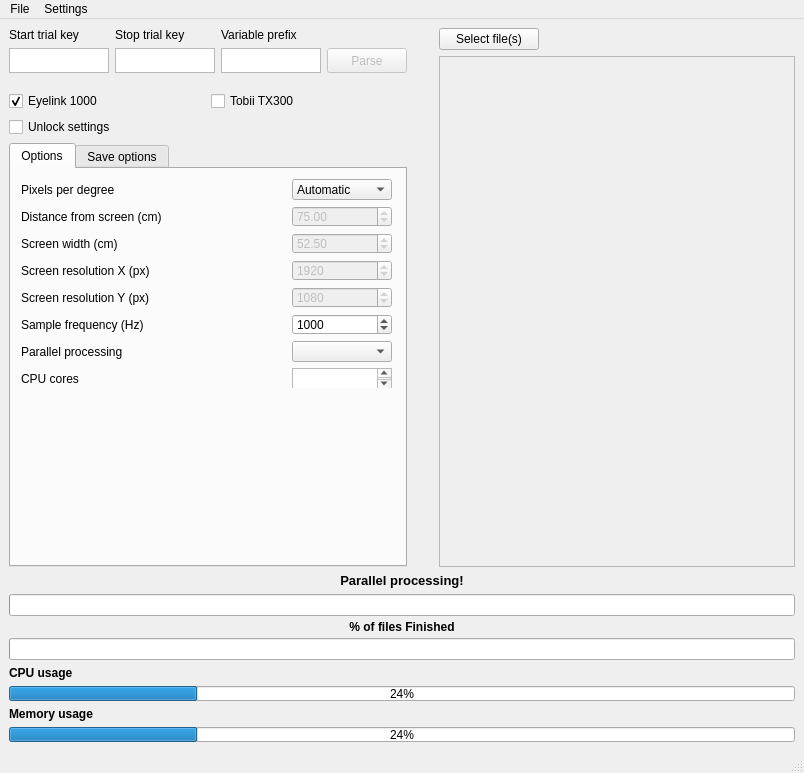
<?xml version="1.0" encoding="UTF-8"?>
<ui version="4.0">
 <class>eyeTrackerSelection</class>
 <widget class="QMainWindow" name="eyeTrackerSelection">
  <property name="geometry">
   <rect>
    <x>0</x>
    <y>0</y>
    <width>804</width>
    <height>773</height>
   </rect>
  </property>
  <property name="sizePolicy">
   <sizepolicy hsizetype="Preferred" vsizetype="Preferred">
    <horstretch>0</horstretch>
    <verstretch>0</verstretch>
   </sizepolicy>
  </property>
  <property name="windowTitle">
   <string>Eyetracker data parser</string>
  </property>
  <property name="autoFillBackground">
   <bool>false</bool>
  </property>
  <widget class="QWidget" name="centralwidget">
   <layout class="QGridLayout" name="gridLayout_4">
    <item row="3" column="0">
     <layout class="QGridLayout" name="eyeTrackerSelection_2">
      <property name="sizeConstraint">
       <enum>QLayout::SetDefaultConstraint</enum>
      </property>
      <item row="0" column="0">
       <widget class="QCheckBox" name="EyelinkBox">
        <property name="text">
         <string>Eyelink 1000</string>
        </property>
        <property name="checked">
         <bool>true</bool>
        </property>
       </widget>
      </item>
      <item row="0" column="1">
       <widget class="QCheckBox" name="TobiiBox">
        <property name="text">
         <string>Tobii TX300</string>
        </property>
       </widget>
      </item>
     </layout>
    </item>
    <item row="0" column="2" rowspan="6">
     <layout class="QGridLayout" name="gridLayout_2">
      <property name="sizeConstraint">
       <enum>QLayout::SetNoConstraint</enum>
      </property>
      <item row="1" column="0">
       <widget class="QTextEdit" name="textbox">
        <property name="enabled">
         <bool>false</bool>
        </property>
       </widget>
      </item>
      <item row="0" column="0">
       <widget class="QPushButton" name="filebtn">
        <property name="sizePolicy">
         <sizepolicy hsizetype="Maximum" vsizetype="Maximum">
          <horstretch>0</horstretch>
          <verstretch>0</verstretch>
         </sizepolicy>
        </property>
        <property name="maximumSize">
         <size>
          <width>100</width>
          <height>25</height>
         </size>
        </property>
        <property name="text">
         <string>Select file(s)</string>
        </property>
       </widget>
      </item>
     </layout>
    </item>
    <item row="0" column="0">
     <layout class="QGridLayout" name="gridLayout">
      <property name="sizeConstraint">
       <enum>QLayout::SetNoConstraint</enum>
      </property>
      <property name="leftMargin">
       <number>0</number>
      </property>
      <property name="horizontalSpacing">
       <number>6</number>
      </property>
      <item row="0" column="2">
       <widget class="QLabel" name="varKeyL">
        <property name="sizePolicy">
         <sizepolicy hsizetype="Maximum" vsizetype="Maximum">
          <horstretch>0</horstretch>
          <verstretch>0</verstretch>
         </sizepolicy>
        </property>
        <property name="maximumSize">
         <size>
          <width>100</width>
          <height>25</height>
         </size>
        </property>
        <property name="text">
         <string>Variable prefix</string>
        </property>
       </widget>
      </item>
      <item row="1" column="2">
       <widget class="QTextEdit" name="varKey">
        <property name="sizePolicy">
         <sizepolicy hsizetype="Maximum" vsizetype="Maximum">
          <horstretch>0</horstretch>
          <verstretch>0</verstretch>
         </sizepolicy>
        </property>
        <property name="maximumSize">
         <size>
          <width>100</width>
          <height>25</height>
         </size>
        </property>
       </widget>
      </item>
      <item row="1" column="3">
       <widget class="QPushButton" name="Parsebtn">
        <property name="enabled">
         <bool>false</bool>
        </property>
        <property name="sizePolicy">
         <sizepolicy hsizetype="Maximum" vsizetype="Maximum">
          <horstretch>0</horstretch>
          <verstretch>0</verstretch>
         </sizepolicy>
        </property>
        <property name="maximumSize">
         <size>
          <width>100</width>
          <height>25</height>
         </size>
        </property>
        <property name="text">
         <string>Parse</string>
        </property>
       </widget>
      </item>
      <item row="0" column="0">
       <widget class="QLabel" name="startKeyL">
        <property name="sizePolicy">
         <sizepolicy hsizetype="Maximum" vsizetype="Maximum">
          <horstretch>0</horstretch>
          <verstretch>0</verstretch>
         </sizepolicy>
        </property>
        <property name="maximumSize">
         <size>
          <width>100</width>
          <height>25</height>
         </size>
        </property>
        <property name="text">
         <string>Start trial key</string>
        </property>
       </widget>
      </item>
      <item row="1" column="0">
       <widget class="QTextEdit" name="startKey">
        <property name="sizePolicy">
         <sizepolicy hsizetype="Maximum" vsizetype="Maximum">
          <horstretch>0</horstretch>
          <verstretch>0</verstretch>
         </sizepolicy>
        </property>
        <property name="maximumSize">
         <size>
          <width>100</width>
          <height>25</height>
         </size>
        </property>
       </widget>
      </item>
      <item row="1" column="1">
       <widget class="QTextEdit" name="stopKey">
        <property name="sizePolicy">
         <sizepolicy hsizetype="Maximum" vsizetype="Maximum">
          <horstretch>0</horstretch>
          <verstretch>0</verstretch>
         </sizepolicy>
        </property>
        <property name="maximumSize">
         <size>
          <width>100</width>
          <height>25</height>
         </size>
        </property>
       </widget>
      </item>
      <item row="0" column="1">
       <widget class="QLabel" name="stopKeyL">
        <property name="sizePolicy">
         <sizepolicy hsizetype="Maximum" vsizetype="Maximum">
          <horstretch>0</horstretch>
          <verstretch>0</verstretch>
         </sizepolicy>
        </property>
        <property name="maximumSize">
         <size>
          <width>100</width>
          <height>25</height>
         </size>
        </property>
        <property name="text">
         <string>Stop trial key</string>
        </property>
       </widget>
      </item>
     </layout>
    </item>
    <item row="4" column="0">
     <widget class="QCheckBox" name="toggleSettings">
      <property name="text">
       <string>Unlock settings</string>
      </property>
     </widget>
    </item>
    <item row="6" column="0" colspan="3">
     <layout class="QVBoxLayout" name="verticalLayout_2">
      <property name="sizeConstraint">
       <enum>QLayout::SetNoConstraint</enum>
      </property>
      <item>
       <widget class="QLabel" name="statusL">
        <property name="enabled">
         <bool>true</bool>
        </property>
        <property name="font">
         <font>
          <pointsize>10</pointsize>
          <weight>75</weight>
          <bold>true</bold>
         </font>
        </property>
        <property name="inputMethodHints">
         <set>Qt::ImhNone</set>
        </property>
        <property name="text">
         <string>Parallel processing!</string>
        </property>
        <property name="alignment">
         <set>Qt::AlignCenter</set>
        </property>
       </widget>
      </item>
      <item>
       <widget class="QProgressBar" name="bussyBar">
        <property name="maximum">
         <number>1</number>
        </property>
        <property name="value">
         <number>-1</number>
        </property>
       </widget>
      </item>
      <item>
       <widget class="QLabel" name="progressBarL">
        <property name="sizePolicy">
         <sizepolicy hsizetype="Preferred" vsizetype="Maximum">
          <horstretch>0</horstretch>
          <verstretch>0</verstretch>
         </sizepolicy>
        </property>
        <property name="maximumSize">
         <size>
          <width>16777215</width>
          <height>10</height>
         </size>
        </property>
        <property name="font">
         <font>
          <weight>75</weight>
          <bold>true</bold>
         </font>
        </property>
        <property name="text">
         <string>% of files Finished</string>
        </property>
        <property name="scaledContents">
         <bool>false</bool>
        </property>
        <property name="alignment">
         <set>Qt::AlignCenter</set>
        </property>
       </widget>
      </item>
      <item>
       <widget class="QProgressBar" name="progressBar">
        <property name="enabled">
         <bool>true</bool>
        </property>
        <property name="maximum">
         <number>1</number>
        </property>
        <property name="value">
         <number>-1</number>
        </property>
        <property name="textVisible">
         <bool>true</bool>
        </property>
       </widget>
      </item>
      <item>
       <widget class="QLabel" name="cpuBarL">
        <property name="sizePolicy">
         <sizepolicy hsizetype="Preferred" vsizetype="Maximum">
          <horstretch>0</horstretch>
          <verstretch>0</verstretch>
         </sizepolicy>
        </property>
        <property name="maximumSize">
         <size>
          <width>16777215</width>
          <height>25</height>
         </size>
        </property>
        <property name="font">
         <font>
          <weight>75</weight>
          <bold>true</bold>
         </font>
        </property>
        <property name="text">
         <string>CPU usage</string>
        </property>
       </widget>
      </item>
      <item>
       <widget class="QProgressBar" name="cpuBar">
        <property name="sizePolicy">
         <sizepolicy hsizetype="Expanding" vsizetype="Maximum">
          <horstretch>0</horstretch>
          <verstretch>0</verstretch>
         </sizepolicy>
        </property>
        <property name="maximumSize">
         <size>
          <width>16777215</width>
          <height>15</height>
         </size>
        </property>
        <property name="value">
         <number>24</number>
        </property>
       </widget>
      </item>
      <item>
       <widget class="QLabel" name="memBarL">
        <property name="sizePolicy">
         <sizepolicy hsizetype="Preferred" vsizetype="Maximum">
          <horstretch>0</horstretch>
          <verstretch>0</verstretch>
         </sizepolicy>
        </property>
        <property name="maximumSize">
         <size>
          <width>16777215</width>
          <height>25</height>
         </size>
        </property>
        <property name="font">
         <font>
          <weight>75</weight>
          <bold>true</bold>
         </font>
        </property>
        <property name="text">
         <string>Memory usage</string>
        </property>
       </widget>
      </item>
      <item>
       <widget class="QProgressBar" name="memBar">
        <property name="sizePolicy">
         <sizepolicy hsizetype="Expanding" vsizetype="Maximum">
          <horstretch>0</horstretch>
          <verstretch>0</verstretch>
         </sizepolicy>
        </property>
        <property name="maximumSize">
         <size>
          <width>16777215</width>
          <height>15</height>
         </size>
        </property>
        <property name="value">
         <number>24</number>
        </property>
       </widget>
      </item>
     </layout>
    </item>
    <item row="5" column="0">
     <widget class="QTabWidget" name="optionsTab">
      <property name="enabled">
       <bool>true</bool>
      </property>
      <property name="tabPosition">
       <enum>QTabWidget::North</enum>
      </property>
      <property name="tabShape">
       <enum>QTabWidget::Rounded</enum>
      </property>
      <property name="currentIndex">
       <number>0</number>
      </property>
      <property name="elideMode">
       <enum>Qt::ElideLeft</enum>
      </property>
      <property name="tabsClosable">
       <bool>false</bool>
      </property>
      <property name="tabBarAutoHide">
       <bool>false</bool>
      </property>
      <widget class="QWidget" name="optionsTab">
       <attribute name="title">
        <string>Options</string>
       </attribute>
       <widget class="QWidget" name="layoutWidget">
        <property name="geometry">
         <rect>
          <x>10</x>
          <y>10</y>
          <width>371</width>
          <height>209</height>
         </rect>
        </property>
        <layout class="QGridLayout" name="gridLayout_3">
         <property name="sizeConstraint">
          <enum>QLayout::SetNoConstraint</enum>
         </property>
         <item row="4" column="0">
          <widget class="QLabel" name="screenResXL">
           <property name="text">
            <string>Screen resolution X (px)</string>
           </property>
          </widget>
         </item>
         <item row="3" column="1">
          <widget class="QDoubleSpinBox" name="screenW">
           <property name="enabled">
            <bool>false</bool>
           </property>
           <property name="maximum">
            <double>10000.000000000000000</double>
           </property>
           <property name="singleStep">
            <double>0.500000000000000</double>
           </property>
           <property name="value">
            <double>52.500000000000000</double>
           </property>
          </widget>
         </item>
         <item row="2" column="0">
          <widget class="QLabel" name="screenDistL">
           <property name="text">
            <string>Distance from screen (cm)</string>
           </property>
          </widget>
         </item>
         <item row="3" column="0">
          <widget class="QLabel" name="screenWL">
           <property name="text">
            <string>Screen width (cm)</string>
           </property>
          </widget>
         </item>
         <item row="4" column="1">
          <widget class="QSpinBox" name="resolutionX">
           <property name="enabled">
            <bool>false</bool>
           </property>
           <property name="maximum">
            <number>100000</number>
           </property>
           <property name="value">
            <number>1920</number>
           </property>
          </widget>
         </item>
         <item row="5" column="0">
          <widget class="QLabel" name="screenResYL">
           <property name="text">
            <string>Screen resolution Y (px)</string>
           </property>
          </widget>
         </item>
         <item row="2" column="1">
          <widget class="QDoubleSpinBox" name="screenDist">
           <property name="enabled">
            <bool>false</bool>
           </property>
           <property name="maximum">
            <double>1000.000000000000000</double>
           </property>
           <property name="singleStep">
            <double>0.500000000000000</double>
           </property>
           <property name="value">
            <double>75.000000000000000</double>
           </property>
          </widget>
         </item>
         <item row="5" column="1">
          <widget class="QSpinBox" name="resolutionY">
           <property name="enabled">
            <bool>false</bool>
           </property>
           <property name="maximum">
            <number>100000</number>
           </property>
           <property name="value">
            <number>1080</number>
           </property>
          </widget>
         </item>
         <item row="8" column="0">
          <widget class="QLabel" name="paralellL">
           <property name="sizePolicy">
            <sizepolicy hsizetype="Preferred" vsizetype="Maximum">
             <horstretch>0</horstretch>
             <verstretch>0</verstretch>
            </sizepolicy>
           </property>
           <property name="maximumSize">
            <size>
             <width>16777215</width>
             <height>25</height>
            </size>
           </property>
           <property name="text">
            <string>Parallel processing</string>
           </property>
          </widget>
         </item>
         <item row="9" column="0">
          <widget class="QLabel" name="nrCoresL">
           <property name="sizePolicy">
            <sizepolicy hsizetype="Preferred" vsizetype="Maximum">
             <horstretch>0</horstretch>
             <verstretch>0</verstretch>
            </sizepolicy>
           </property>
           <property name="maximumSize">
            <size>
             <width>16777215</width>
             <height>25</height>
            </size>
           </property>
           <property name="text">
            <string>CPU cores</string>
           </property>
          </widget>
         </item>
         <item row="8" column="1">
          <widget class="QComboBox" name="paralell">
           <property name="enabled">
            <bool>true</bool>
           </property>
           <property name="sizePolicy">
            <sizepolicy hsizetype="Maximum" vsizetype="Maximum">
             <horstretch>0</horstretch>
             <verstretch>0</verstretch>
            </sizepolicy>
           </property>
           <property name="maximumSize">
            <size>
             <width>100</width>
             <height>25</height>
            </size>
           </property>
          </widget>
         </item>
         <item row="9" column="1">
          <widget class="QTextEdit" name="nrCores">
           <property name="enabled">
            <bool>true</bool>
           </property>
           <property name="sizePolicy">
            <sizepolicy hsizetype="Maximum" vsizetype="Maximum">
             <horstretch>0</horstretch>
             <verstretch>0</verstretch>
            </sizepolicy>
           </property>
           <property name="maximumSize">
            <size>
             <width>100</width>
             <height>25</height>
            </size>
           </property>
          </widget>
         </item>
         <item row="6" column="0">
          <widget class="QLabel" name="sampFreqL">
           <property name="text">
            <string>Sample frequency (Hz)</string>
           </property>
          </widget>
         </item>
         <item row="6" column="1">
          <widget class="QSpinBox" name="sampleFreq">
           <property name="maximum">
            <number>10000</number>
           </property>
           <property name="value">
            <number>1000</number>
           </property>
          </widget>
         </item>
         <item row="1" column="0">
          <widget class="QLabel" name="pxPerDegL">
           <property name="text">
            <string>Pixels per degree</string>
           </property>
          </widget>
         </item>
         <item row="1" column="1">
          <widget class="QComboBox" name="pixMode">
           <item>
            <property name="text">
             <string>Automatic</string>
            </property>
           </item>
           <item>
            <property name="text">
             <string>Manual</string>
            </property>
           </item>
          </widget>
         </item>
        </layout>
       </widget>
      </widget>
      <widget class="QWidget" name="saveOptionsTab">
       <attribute name="title">
        <string>Save options</string>
       </attribute>
       <widget class="QWidget" name="gridLayoutWidget">
        <property name="geometry">
         <rect>
          <x>9</x>
          <y>12</y>
          <width>371</width>
          <height>241</height>
         </rect>
        </property>
        <layout class="QGridLayout" name="gridLayout_5">
         <item row="8" column="1">
          <widget class="QComboBox" name="longbtn">
           <property name="enabled">
            <bool>true</bool>
           </property>
           <property name="sizePolicy">
            <sizepolicy hsizetype="Maximum" vsizetype="Maximum">
             <horstretch>0</horstretch>
             <verstretch>0</verstretch>
            </sizepolicy>
           </property>
           <property name="maximumSize">
            <size>
             <width>100</width>
             <height>25</height>
            </size>
           </property>
          </widget>
         </item>
         <item row="7" column="1">
          <widget class="QLabel" name="longL">
           <property name="sizePolicy">
            <sizepolicy hsizetype="Preferred" vsizetype="Maximum">
             <horstretch>0</horstretch>
             <verstretch>0</verstretch>
            </sizepolicy>
           </property>
           <property name="maximumSize">
            <size>
             <width>16777215</width>
             <height>25</height>
            </size>
           </property>
           <property name="text">
            <string>Save file</string>
           </property>
          </widget>
         </item>
         <item row="8" column="2">
          <widget class="QComboBox" name="duplicLongbtn">
           <property name="enabled">
            <bool>true</bool>
           </property>
           <property name="sizePolicy">
            <sizepolicy hsizetype="Maximum" vsizetype="Maximum">
             <horstretch>0</horstretch>
             <verstretch>0</verstretch>
            </sizepolicy>
           </property>
           <property name="maximumSize">
            <size>
             <width>100</width>
             <height>25</height>
            </size>
           </property>
          </widget>
         </item>
         <item row="8" column="3">
          <widget class="QComboBox" name="fileTypeLongBtn">
           <property name="enabled">
            <bool>true</bool>
           </property>
           <property name="sizePolicy">
            <sizepolicy hsizetype="Maximum" vsizetype="Maximum">
             <horstretch>0</horstretch>
             <verstretch>0</verstretch>
            </sizepolicy>
           </property>
           <property name="maximumSize">
            <size>
             <width>100</width>
             <height>25</height>
            </size>
           </property>
           <item>
            <property name="text">
             <string>CSV</string>
            </property>
           </item>
           <item>
            <property name="text">
             <string>pickle</string>
            </property>
           </item>
           <item>
            <property name="text">
             <string>HDF</string>
            </property>
           </item>
           <item>
            <property name="text">
             <string>json</string>
            </property>
           </item>
           <item>
            <property name="text">
             <string>MAT</string>
            </property>
           </item>
          </widget>
         </item>
         <item row="3" column="0" colspan="4">
          <widget class="QLabel" name="RawFormatLabel">
           <property name="font">
            <font>
             <weight>75</weight>
             <bold>true</bold>
            </font>
           </property>
           <property name="text">
            <string>Raw data </string>
           </property>
           <property name="alignment">
            <set>Qt::AlignBottom|Qt::AlignLeading|Qt::AlignLeft</set>
           </property>
          </widget>
         </item>
         <item row="8" column="0">
          <widget class="QTextEdit" name="longName">
           <property name="enabled">
            <bool>true</bool>
           </property>
           <property name="sizePolicy">
            <sizepolicy hsizetype="Maximum" vsizetype="Maximum">
             <horstretch>0</horstretch>
             <verstretch>0</verstretch>
            </sizepolicy>
           </property>
           <property name="maximumSize">
            <size>
             <width>100</width>
             <height>25</height>
            </size>
           </property>
          </widget>
         </item>
         <item row="0" column="0" colspan="4">
          <widget class="QLabel" name="DefaultDataLabel">
           <property name="font">
            <font>
             <weight>75</weight>
             <bold>true</bold>
            </font>
           </property>
           <property name="text">
            <string>Default data file </string>
           </property>
           <property name="alignment">
            <set>Qt::AlignBottom|Qt::AlignLeading|Qt::AlignLeft</set>
           </property>
          </widget>
         </item>
         <item row="1" column="0">
          <widget class="QLabel" name="parsedNameL">
           <property name="sizePolicy">
            <sizepolicy hsizetype="Preferred" vsizetype="Maximum">
             <horstretch>0</horstretch>
             <verstretch>0</verstretch>
            </sizepolicy>
           </property>
           <property name="maximumSize">
            <size>
             <width>16777215</width>
             <height>25</height>
            </size>
           </property>
           <property name="text">
            <string>Name extension</string>
           </property>
          </widget>
         </item>
         <item row="7" column="2">
          <widget class="QLabel" name="duplicLongL">
           <property name="sizePolicy">
            <sizepolicy hsizetype="Preferred" vsizetype="Maximum">
             <horstretch>0</horstretch>
             <verstretch>0</verstretch>
            </sizepolicy>
           </property>
           <property name="maximumSize">
            <size>
             <width>16777215</width>
             <height>25</height>
            </size>
           </property>
           <property name="text">
            <string>Duplicate values</string>
           </property>
          </widget>
         </item>
         <item row="5" column="0">
          <widget class="QTextEdit" name="rawName">
           <property name="enabled">
            <bool>true</bool>
           </property>
           <property name="sizePolicy">
            <sizepolicy hsizetype="Maximum" vsizetype="Maximum">
             <horstretch>0</horstretch>
             <verstretch>0</verstretch>
            </sizepolicy>
           </property>
           <property name="maximumSize">
            <size>
             <width>100</width>
             <height>25</height>
            </size>
           </property>
          </widget>
         </item>
         <item row="4" column="0">
          <widget class="QLabel" name="rawNameL">
           <property name="sizePolicy">
            <sizepolicy hsizetype="Preferred" vsizetype="Maximum">
             <horstretch>0</horstretch>
             <verstretch>0</verstretch>
            </sizepolicy>
           </property>
           <property name="maximumSize">
            <size>
             <width>16777215</width>
             <height>25</height>
            </size>
           </property>
           <property name="text">
            <string>Name extension</string>
           </property>
          </widget>
         </item>
         <item row="2" column="0">
          <widget class="QTextEdit" name="parsedName">
           <property name="enabled">
            <bool>true</bool>
           </property>
           <property name="sizePolicy">
            <sizepolicy hsizetype="Maximum" vsizetype="Maximum">
             <horstretch>0</horstretch>
             <verstretch>0</verstretch>
            </sizepolicy>
           </property>
           <property name="maximumSize">
            <size>
             <width>100</width>
             <height>25</height>
            </size>
           </property>
          </widget>
         </item>
         <item row="4" column="1">
          <widget class="QLabel" name="saveRawL">
           <property name="sizePolicy">
            <sizepolicy hsizetype="Preferred" vsizetype="Maximum">
             <horstretch>0</horstretch>
             <verstretch>0</verstretch>
            </sizepolicy>
           </property>
           <property name="maximumSize">
            <size>
             <width>16777215</width>
             <height>25</height>
            </size>
           </property>
           <property name="text">
            <string>Save file</string>
           </property>
          </widget>
         </item>
         <item row="7" column="3">
          <widget class="QLabel" name="fileTypeLongL">
           <property name="sizePolicy">
            <sizepolicy hsizetype="Preferred" vsizetype="Maximum">
             <horstretch>0</horstretch>
             <verstretch>0</verstretch>
            </sizepolicy>
           </property>
           <property name="maximumSize">
            <size>
             <width>16777215</width>
             <height>25</height>
            </size>
           </property>
           <property name="text">
            <string>Save as</string>
           </property>
          </widget>
         </item>
         <item row="5" column="1">
          <widget class="QComboBox" name="saveRawbtn">
           <property name="enabled">
            <bool>true</bool>
           </property>
           <property name="sizePolicy">
            <sizepolicy hsizetype="Maximum" vsizetype="Maximum">
             <horstretch>0</horstretch>
             <verstretch>0</verstretch>
            </sizepolicy>
           </property>
           <property name="maximumSize">
            <size>
             <width>100</width>
             <height>25</height>
            </size>
           </property>
          </widget>
         </item>
         <item row="7" column="0">
          <widget class="QLabel" name="longNameL">
           <property name="sizePolicy">
            <sizepolicy hsizetype="Preferred" vsizetype="Maximum">
             <horstretch>0</horstretch>
             <verstretch>0</verstretch>
            </sizepolicy>
           </property>
           <property name="maximumSize">
            <size>
             <width>16777215</width>
             <height>25</height>
            </size>
           </property>
           <property name="text">
            <string>Name extension</string>
           </property>
          </widget>
         </item>
         <item row="6" column="0" colspan="4">
          <widget class="QLabel" name="LongFormatLabel">
           <property name="font">
            <font>
             <weight>75</weight>
             <bold>true</bold>
            </font>
           </property>
           <property name="text">
            <string>Long format </string>
           </property>
           <property name="alignment">
            <set>Qt::AlignBottom|Qt::AlignLeading|Qt::AlignLeft</set>
           </property>
          </widget>
         </item>
         <item row="1" column="3">
          <widget class="QLabel" name="fileTypeL">
           <property name="sizePolicy">
            <sizepolicy hsizetype="Preferred" vsizetype="Maximum">
             <horstretch>0</horstretch>
             <verstretch>0</verstretch>
            </sizepolicy>
           </property>
           <property name="maximumSize">
            <size>
             <width>16777215</width>
             <height>25</height>
            </size>
           </property>
           <property name="text">
            <string>Save as</string>
           </property>
          </widget>
         </item>
         <item row="2" column="3">
          <widget class="QComboBox" name="fileTypeBtn">
           <property name="enabled">
            <bool>true</bool>
           </property>
           <property name="sizePolicy">
            <sizepolicy hsizetype="Maximum" vsizetype="Maximum">
             <horstretch>0</horstretch>
             <verstretch>0</verstretch>
            </sizepolicy>
           </property>
           <property name="maximumSize">
            <size>
             <width>100</width>
             <height>25</height>
            </size>
           </property>
           <item>
            <property name="text">
             <string>pickle</string>
            </property>
           </item>
           <item>
            <property name="text">
             <string>HDF</string>
            </property>
           </item>
           <item>
            <property name="text">
             <string>json</string>
            </property>
           </item>
           <item>
            <property name="text">
             <string>MAT</string>
            </property>
           </item>
          </widget>
         </item>
         <item row="4" column="3">
          <widget class="QLabel" name="fileTypeRawL">
           <property name="sizePolicy">
            <sizepolicy hsizetype="Preferred" vsizetype="Maximum">
             <horstretch>0</horstretch>
             <verstretch>0</verstretch>
            </sizepolicy>
           </property>
           <property name="maximumSize">
            <size>
             <width>16777215</width>
             <height>25</height>
            </size>
           </property>
           <property name="text">
            <string>Save as</string>
           </property>
          </widget>
         </item>
         <item row="5" column="3">
          <widget class="QComboBox" name="fileTypeRawBtn">
           <property name="enabled">
            <bool>true</bool>
           </property>
           <property name="sizePolicy">
            <sizepolicy hsizetype="Maximum" vsizetype="Maximum">
             <horstretch>0</horstretch>
             <verstretch>0</verstretch>
            </sizepolicy>
           </property>
           <property name="maximumSize">
            <size>
             <width>100</width>
             <height>25</height>
            </size>
           </property>
           <item>
            <property name="text">
             <string>pickle</string>
            </property>
           </item>
           <item>
            <property name="text">
             <string>HDF</string>
            </property>
           </item>
           <item>
            <property name="text">
             <string>json</string>
            </property>
           </item>
           <item>
            <property name="text">
             <string>MAT</string>
            </property>
           </item>
          </widget>
         </item>
        </layout>
       </widget>
      </widget>
     </widget>
    </item>
    <item row="5" column="1">
     <spacer name="verticalSpacer">
      <property name="orientation">
       <enum>Qt::Vertical</enum>
      </property>
      <property name="sizeHint" stdset="0">
       <size>
        <width>20</width>
        <height>40</height>
       </size>
      </property>
     </spacer>
    </item>
   </layout>
  </widget>
  <widget class="QMenuBar" name="menubar">
   <property name="geometry">
    <rect>
     <x>0</x>
     <y>0</y>
     <width>804</width>
     <height>21</height>
    </rect>
   </property>
   <widget class="QMenu" name="menuFile">
    <property name="title">
     <string>File</string>
    </property>
    <addaction name="openFile"/>
    <addaction name="quitParser"/>
   </widget>
   <widget class="QMenu" name="menuSettings">
    <property name="title">
     <string>Settings</string>
    </property>
    <addaction name="defSett"/>
    <addaction name="openDoc"/>
   </widget>
   <addaction name="menuFile"/>
   <addaction name="menuSettings"/>
  </widget>
  <widget class="QStatusBar" name="statusbar"/>
  <action name="openFile">
   <property name="text">
    <string>Select files(s)</string>
   </property>
   <property name="statusTip">
    <string>Select file(s)</string>
   </property>
  </action>
  <action name="quitParser">
   <property name="text">
    <string>Exit</string>
   </property>
   <property name="statusTip">
    <string>Exit parser</string>
   </property>
   <property name="shortcut">
    <string/>
   </property>
  </action>
  <action name="unlockSettingsM">
   <property name="text">
    <string>Unlock settings</string>
   </property>
   <property name="statusTip">
    <string>Unlock settings</string>
   </property>
  </action>
  <action name="lockSettingsM">
   <property name="enabled">
    <bool>false</bool>
   </property>
   <property name="text">
    <string>Lock settings</string>
   </property>
   <property name="statusTip">
    <string>Lock settings</string>
   </property>
  </action>
  <action name="defSett">
   <property name="text">
    <string>Load default settings</string>
   </property>
   <property name="statusTip">
    <string>Load default setings</string>
   </property>
  </action>
  <action name="openDoc">
   <property name="text">
    <string>Documentation</string>
   </property>
   <property name="statusTip">
    <string>Open documentation</string>
   </property>
  </action>
 </widget>
 <resources/>
 <connections>
  <connection>
   <sender>EyelinkBox</sender>
   <signal>clicked(bool)</signal>
   <receiver>TobiiBox</receiver>
   <slot>toggle()</slot>
   <hints>
    <hint type="sourcelabel">
     <x>106</x>
     <y>91</y>
    </hint>
    <hint type="destinationlabel">
     <x>306</x>
     <y>91</y>
    </hint>
   </hints>
  </connection>
  <connection>
   <sender>TobiiBox</sender>
   <signal>clicked(bool)</signal>
   <receiver>EyelinkBox</receiver>
   <slot>toggle()</slot>
   <hints>
    <hint type="sourcelabel">
     <x>306</x>
     <y>91</y>
    </hint>
    <hint type="destinationlabel">
     <x>106</x>
     <y>91</y>
    </hint>
   </hints>
  </connection>
  <connection>
   <sender>toggleSettings</sender>
   <signal>toggled(bool)</signal>
   <receiver>optionsTab</receiver>
   <slot>setVisible(bool)</slot>
   <hints>
    <hint type="sourcelabel">
     <x>206</x>
     <y>90</y>
    </hint>
    <hint type="destinationlabel">
     <x>206</x>
     <y>337</y>
    </hint>
   </hints>
  </connection>
 </connections>
</ui>
